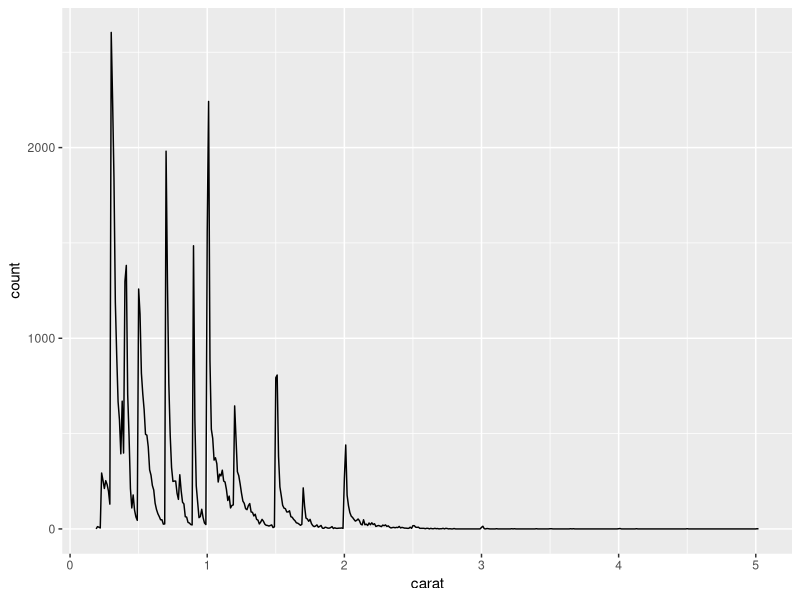

Write the R code that produced this figure.
## ---- chunk 1
#| label: setup
#| include: false

library(tidyverse)

smaller <- diamonds |> filter(carat <= 25)

## ---- chunk 2
#| label: plot-smaller-diamonds
#| echo: false

smaller |> ggplot(aes(x = carat)) + 
  geom_freqpoly(binwidth=0.01)
